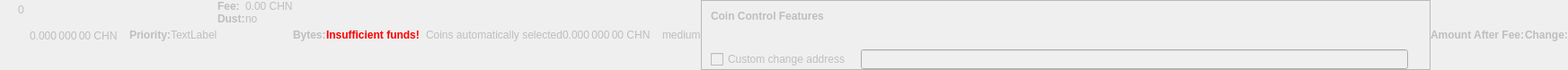
    <widget class="QWidget" name="dummyHideWidget" native="true">
     <property name="enabled">
      <bool>false</bool>
     </property>
     <property name="maximumSize">
      <size>
       <width>100</width>
       <height>22</height>
      </size>
     </property>
     <layout class="QHBoxLayout" name="dummyHideLayout">
      <property name="spacing">
       <number>0</number>
      </property>
      <property name="leftMargin">
       <number>0</number>
      </property>
      <property name="topMargin">
       <number>0</number>
      </property>
      <property name="rightMargin">
       <number>0</number>
      </property>
      <property name="bottomMargin">
       <number>0</number>
      </property>
      <item>
       <layout class="QFormLayout" name="formLayoutCoinControl1">
        <property name="horizontalSpacing">
         <number>10</number>
        </property>
        <property name="verticalSpacing">
         <number>14</number>
        </property>
        <property name="leftMargin">
         <number>10</number>
        </property>
        <property name="topMargin">
         <number>4</number>
        </property>
        <property name="rightMargin">
         <number>6</number>
        </property>
        <item row="0" column="1">
         <widget class="QLabel" name="labelCoinControlBytes">
          <property name="cursor">
           <cursorShape>IBeamCursor</cursorShape>
          </property>
          <property name="contextMenuPolicy">
           <enum>Qt::ActionsContextMenu</enum>
          </property>
          <property name="text">
           <string notr="true">0</string>
          </property>
          <property name="textInteractionFlags">
           <set>Qt::LinksAccessibleByMouse|Qt::TextSelectableByKeyboard|Qt::TextSelectableByMouse</set>
          </property>
         </widget>
        </item>
       </layout>
      </item>
      <item>
       <widget class="QLabel" name="labelCoinControlAfterFee">
        <property name="enabled">
         <bool>false</bool>
        </property>
        <property name="sizePolicy">
         <sizepolicy hsizetype="Fixed" vsizetype="Fixed">
          <horstretch>0</horstretch>
          <verstretch>0</verstretch>
         </sizepolicy>
        </property>
        <property name="minimumSize">
         <size>
          <width>111</width>
          <height>12</height>
         </size>
        </property>
        <property name="maximumSize">
         <size>
          <width>111</width>
          <height>12</height>
         </size>
        </property>
        <property name="cursor">
         <cursorShape>IBeamCursor</cursorShape>
        </property>
        <property name="contextMenuPolicy">
         <enum>Qt::ActionsContextMenu</enum>
        </property>
        <property name="text">
         <string notr="true">0.000 000 00 CHN</string>
        </property>
        <property name="textInteractionFlags">
         <set>Qt::LinksAccessibleByMouse|Qt::TextSelectableByKeyboard|Qt::TextSelectableByMouse</set>
        </property>
       </widget>
      </item>
      <item>
       <widget class="QLabel" name="labelCoinControlPriorityText">
        <property name="enabled">
         <bool>false</bool>
        </property>
        <property name="font">
         <font>
          <weight>75</weight>
          <bold>true</bold>
         </font>
        </property>
        <property name="text">
         <string>Priority:</string>
        </property>
       </widget>
      </item>
      <item>
       <layout class="QHBoxLayout" name="horizontalLayout">
        <item>
         <widget class="QLabel" name="WarningLabel">
          <property name="text">
           <string>TextLabel</string>
          </property>
         </widget>
        </item>
       </layout>
      </item>
      <item>
       <layout class="QFormLayout" name="formLayoutCoinControl3">
        <property name="horizontalSpacing">
         <number>0</number>
        </property>
        <property name="verticalSpacing">
         <number>0</number>
        </property>
        <property name="leftMargin">
         <number>0</number>
        </property>
        <property name="topMargin">
         <number>0</number>
        </property>
        <property name="rightMargin">
         <number>0</number>
        </property>
        <item row="0" column="0">
         <widget class="QLabel" name="labelCoinControlFeeText">
          <property name="enabled">
           <bool>false</bool>
          </property>
          <property name="font">
           <font>
            <weight>75</weight>
            <bold>true</bold>
           </font>
          </property>
          <property name="text">
           <string>Fee:</string>
          </property>
          <property name="margin">
           <number>0</number>
          </property>
         </widget>
        </item>
        <item row="0" column="1">
         <widget class="QLabel" name="labelCoinControlFee">
          <property name="enabled">
           <bool>false</bool>
          </property>
          <property name="cursor">
           <cursorShape>IBeamCursor</cursorShape>
          </property>
          <property name="contextMenuPolicy">
           <enum>Qt::ActionsContextMenu</enum>
          </property>
          <property name="text">
           <string notr="true">0.00 CHN</string>
          </property>
          <property name="textInteractionFlags">
           <set>Qt::LinksAccessibleByMouse|Qt::TextSelectableByKeyboard|Qt::TextSelectableByMouse</set>
          </property>
         </widget>
        </item>
        <item row="1" column="0">
         <widget class="QLabel" name="labelCoinControlLowOutputText">
          <property name="enabled">
           <bool>false</bool>
          </property>
          <property name="font">
           <font>
            <weight>75</weight>
            <bold>true</bold>
           </font>
          </property>
          <property name="text">
           <string>Dust:</string>
          </property>
         </widget>
        </item>
        <item row="1" column="1">
         <widget class="QLabel" name="labelCoinControlLowOutput">
          <property name="enabled">
           <bool>false</bool>
          </property>
          <property name="cursor">
           <cursorShape>IBeamCursor</cursorShape>
          </property>
          <property name="contextMenuPolicy">
           <enum>Qt::ActionsContextMenu</enum>
          </property>
          <property name="text">
           <string>no</string>
          </property>
          <property name="textInteractionFlags">
           <set>Qt::LinksAccessibleByMouse|Qt::TextSelectableByKeyboard|Qt::TextSelectableByMouse</set>
          </property>
         </widget>
        </item>
       </layout>
      </item>
      <item>
       <widget class="QLabel" name="labelCoinControlBytesText">
        <property name="enabled">
         <bool>false</bool>
        </property>
        <property name="font">
         <font>
          <weight>75</weight>
          <bold>true</bold>
         </font>
        </property>
        <property name="text">
         <string>Bytes:</string>
        </property>
       </widget>
      </item>
      <item>
       <layout class="QFormLayout" name="formLayoutCoinControl2">
        <property name="horizontalSpacing">
         <number>0</number>
        </property>
        <property name="verticalSpacing">
         <number>0</number>
        </property>
        <property name="leftMargin">
         <number>0</number>
        </property>
        <property name="topMargin">
         <number>0</number>
        </property>
        <property name="rightMargin">
         <number>0</number>
        </property>
       </layout>
      </item>
      <item>
       <layout class="QHBoxLayout" name="horizontalLayoutCoinControl2">
        <property name="spacing">
         <number>0</number>
        </property>
        <property name="bottomMargin">
         <number>0</number>
        </property>
       </layout>
      </item>
      <item>
       <widget class="QLabel" name="labelCoinControlInsuffFunds">
        <property name="enabled">
         <bool>false</bool>
        </property>
        <property name="minimumSize">
         <size>
          <width>0</width>
          <height>0</height>
         </size>
        </property>
        <property name="font">
         <font>
          <weight>75</weight>
          <bold>true</bold>
         </font>
        </property>
        <property name="styleSheet">
         <string notr="true">color:red;font-weight:bold;</string>
        </property>
        <property name="text">
         <string>Insufficient funds!</string>
        </property>
        <property name="margin">
         <number>5</number>
        </property>
       </widget>
      </item>
      <item>
       <layout class="QFormLayout" name="formLayoutCoinControl4">
        <property name="horizontalSpacing">
         <number>0</number>
        </property>
        <property name="verticalSpacing">
         <number>0</number>
        </property>
        <property name="leftMargin">
         <number>0</number>
        </property>
        <property name="topMargin">
         <number>0</number>
        </property>
        <property name="rightMargin">
         <number>0</number>
        </property>
       </layout>
      </item>
      <item>
       <widget class="QLabel" name="labelCoinControlChangeLabel">
        <property name="enabled">
         <bool>false</bool>
        </property>
        <property name="sizePolicy">
         <sizepolicy hsizetype="Preferred" vsizetype="Expanding">
          <horstretch>0</horstretch>
          <verstretch>0</verstretch>
         </sizepolicy>
        </property>
        <property name="minimumSize">
         <size>
          <width>0</width>
          <height>0</height>
         </size>
        </property>
        <property name="text">
         <string/>
        </property>
        <property name="margin">
         <number>3</number>
        </property>
       </widget>
      </item>
      <item>
       <widget class="QLabel" name="labelCoinControlAutomaticallySelected">
        <property name="enabled">
         <bool>false</bool>
        </property>
        <property name="sizePolicy">
         <sizepolicy hsizetype="Fixed" vsizetype="Fixed">
          <horstretch>0</horstretch>
          <verstretch>0</verstretch>
         </sizepolicy>
        </property>
        <property name="minimumSize">
         <size>
          <width>0</width>
          <height>0</height>
         </size>
        </property>
        <property name="maximumSize">
         <size>
          <width>240</width>
          <height>16777215</height>
         </size>
        </property>
        <property name="text">
         <string>Coins automatically selected</string>
        </property>
        <property name="margin">
         <number>5</number>
        </property>
       </widget>
      </item>
      <item>
       <widget class="QLabel" name="labelCoinControlChange">
        <property name="enabled">
         <bool>false</bool>
        </property>
        <property name="sizePolicy">
         <sizepolicy hsizetype="Fixed" vsizetype="Fixed">
          <horstretch>0</horstretch>
          <verstretch>0</verstretch>
         </sizepolicy>
        </property>
        <property name="minimumSize">
         <size>
          <width>111</width>
          <height>0</height>
         </size>
        </property>
        <property name="maximumSize">
         <size>
          <width>111</width>
          <height>16777215</height>
         </size>
        </property>
        <property name="cursor">
         <cursorShape>IBeamCursor</cursorShape>
        </property>
        <property name="contextMenuPolicy">
         <enum>Qt::ActionsContextMenu</enum>
        </property>
        <property name="text">
         <string notr="true">0.000 000 00 CHN</string>
        </property>
        <property name="textInteractionFlags">
         <set>Qt::LinksAccessibleByMouse|Qt::TextSelectableByKeyboard|Qt::TextSelectableByMouse</set>
        </property>
       </widget>
      </item>
      <item>
       <widget class="QLabel" name="labelCoinControlPriority">
        <property name="enabled">
         <bool>false</bool>
        </property>
        <property name="cursor">
         <cursorShape>IBeamCursor</cursorShape>
        </property>
        <property name="contextMenuPolicy">
         <enum>Qt::ActionsContextMenu</enum>
        </property>
        <property name="text">
         <string>medium</string>
        </property>
        <property name="textInteractionFlags">
         <set>Qt::LinksAccessibleByMouse|Qt::TextSelectableByKeyboard|Qt::TextSelectableByMouse</set>
        </property>
       </widget>
      </item>
      <item>
       <widget class="QFrame" name="frameCoinControl">
        <property name="sizePolicy">
         <sizepolicy hsizetype="Expanding" vsizetype="Expanding">
          <horstretch>0</horstretch>
          <verstretch>0</verstretch>
         </sizepolicy>
        </property>
        <property name="maximumSize">
         <size>
          <width>16777215</width>
          <height>16777215</height>
         </size>
        </property>
        <property name="frameShape">
         <enum>QFrame::StyledPanel</enum>
        </property>
        <property name="frameShadow">
         <enum>QFrame::Sunken</enum>
        </property>
        <layout class="QVBoxLayout" name="verticalLayoutCoinControl2_2">
         <property name="spacing">
          <number>0</number>
         </property>
         <property name="leftMargin">
          <number>0</number>
         </property>
         <property name="topMargin">
          <number>0</number>
         </property>
         <property name="rightMargin">
          <number>0</number>
         </property>
         <property name="bottomMargin">
          <number>0</number>
         </property>
         <item>
          <layout class="QVBoxLayout" name="verticalLayoutCoinControl" stretch="0,0,0,1">
           <property name="spacing">
            <number>0</number>
           </property>
           <property name="leftMargin">
            <number>10</number>
           </property>
           <property name="topMargin">
            <number>10</number>
           </property>
           <item>
            <layout class="QHBoxLayout" name="horizontalLayoutCoinControl1">
             <property name="bottomMargin">
              <number>15</number>
             </property>
             <item>
              <widget class="QLabel" name="labelCoinControlFeatures">
               <property name="enabled">
                <bool>false</bool>
               </property>
               <property name="sizePolicy">
                <sizepolicy hsizetype="Preferred" vsizetype="Maximum">
                 <horstretch>0</horstretch>
                 <verstretch>0</verstretch>
                </sizepolicy>
               </property>
               <property name="font">
                <font>
                 <weight>75</weight>
                 <bold>true</bold>
                </font>
               </property>
               <property name="styleSheet">
                <string notr="true">font-weight:bold;</string>
               </property>
               <property name="text">
                <string>Coin Control Features</string>
               </property>
              </widget>
             </item>
            </layout>
           </item>
           <item>
            <widget class="QWidget" name="widgetCoinControl" native="true">
             <property name="sizePolicy">
              <sizepolicy hsizetype="Preferred" vsizetype="Preferred">
               <horstretch>0</horstretch>
               <verstretch>0</verstretch>
              </sizepolicy>
             </property>
             <property name="minimumSize">
              <size>
               <width>0</width>
               <height>0</height>
              </size>
             </property>
             <property name="styleSheet">
              <string notr="true"/>
             </property>
             <layout class="QHBoxLayout" name="horizontalLayoutCoinControl5_2">
              <property name="leftMargin">
               <number>0</number>
              </property>
              <property name="topMargin">
               <number>0</number>
              </property>
              <property name="rightMargin">
               <number>0</number>
              </property>
              <property name="bottomMargin">
               <number>0</number>
              </property>
              <item>
               <layout class="QHBoxLayout" name="horizontalLayoutCoinControl3">
                <property name="spacing">
                 <number>20</number>
                </property>
                <property name="topMargin">
                 <number>0</number>
                </property>
                <property name="bottomMargin">
                 <number>10</number>
                </property>
               </layout>
              </item>
             </layout>
            </widget>
           </item>
           <item>
            <layout class="QHBoxLayout" name="horizontalLayoutCoinControl4" stretch="0,0,0">
             <property name="spacing">
              <number>12</number>
             </property>
             <property name="sizeConstraint">
              <enum>QLayout::SetDefaultConstraint</enum>
             </property>
             <property name="topMargin">
              <number>5</number>
             </property>
             <property name="rightMargin">
              <number>5</number>
             </property>
             <item>
              <widget class="QCheckBox" name="checkBoxCoinControlChange">
               <property name="enabled">
                <bool>false</bool>
               </property>
               <property name="toolTip">
                <string>If this is activated, but the change address is empty or invalid, change will be sent to a newly generated address.</string>
               </property>
               <property name="text">
                <string>Custom change address</string>
               </property>
              </widget>
             </item>
             <item>
              <widget class="QValidatedLineEdit" name="lineEditCoinControlChange">
               <property name="enabled">
                <bool>false</bool>
               </property>
               <property name="sizePolicy">
                <sizepolicy hsizetype="Expanding" vsizetype="Fixed">
                 <horstretch>0</horstretch>
                 <verstretch>0</verstretch>
                </sizepolicy>
               </property>
              </widget>
             </item>
             <item>
              <widget class="QLabel" name="labelCoinControlChangeLabel_2">
               <property name="sizePolicy">
                <sizepolicy hsizetype="Preferred" vsizetype="Expanding">
                 <horstretch>0</horstretch>
                 <verstretch>0</verstretch>
                </sizepolicy>
               </property>
               <property name="minimumSize">
                <size>
                 <width>0</width>
                 <height>0</height>
                </size>
               </property>
               <property name="text">
                <string/>
               </property>
               <property name="margin">
                <number>3</number>
               </property>
              </widget>
             </item>
            </layout>
           </item>
           <item>
            <spacer name="verticalSpacerCoinControl">
             <property name="orientation">
              <enum>Qt::Vertical</enum>
             </property>
             <property name="sizeHint" stdset="0">
              <size>
               <width>800</width>
               <height>1</height>
              </size>
             </property>
            </spacer>
           </item>
          </layout>
         </item>
        </layout>
       </widget>
      </item>
      <item>
       <widget class="QLabel" name="labelCoinControlAfterFeeText">
        <property name="enabled">
         <bool>false</bool>
        </property>
        <property name="minimumSize">
         <size>
          <width>0</width>
          <height>0</height>
         </size>
        </property>
        <property name="maximumSize">
         <size>
          <width>16777215</width>
          <height>16777215</height>
         </size>
        </property>
        <property name="font">
         <font>
          <weight>75</weight>
          <bold>true</bold>
         </font>
        </property>
        <property name="text">
         <string>Amount After Fee:</string>
        </property>
        <property name="alignment">
         <set>Qt::AlignLeading|Qt::AlignLeft|Qt::AlignVCenter</set>
        </property>
        <property name="margin">
         <number>0</number>
        </property>
       </widget>
      </item>
      <item>
       <widget class="QLabel" name="labelCoinControlChangeText">
        <property name="enabled">
         <bool>false</bool>
        </property>
        <property name="sizePolicy">
         <sizepolicy hsizetype="Preferred" vsizetype="Preferred">
          <horstretch>0</horstretch>
          <verstretch>0</verstretch>
         </sizepolicy>
        </property>
        <property name="minimumSize">
         <size>
          <width>0</width>
          <height>0</height>
         </size>
        </property>
        <property name="maximumSize">
         <size>
          <width>16777215</width>
          <height>16777215</height>
         </size>
        </property>
        <property name="font">
         <font>
          <weight>75</weight>
          <bold>true</bold>
         </font>
        </property>
        <property name="text">
         <string>Change:</string>
        </property>
        <property name="alignment">
         <set>Qt::AlignLeading|Qt::AlignLeft|Qt::AlignVCenter</set>
        </property>
       </widget>
      </item>
     </layout>
    </widget>
